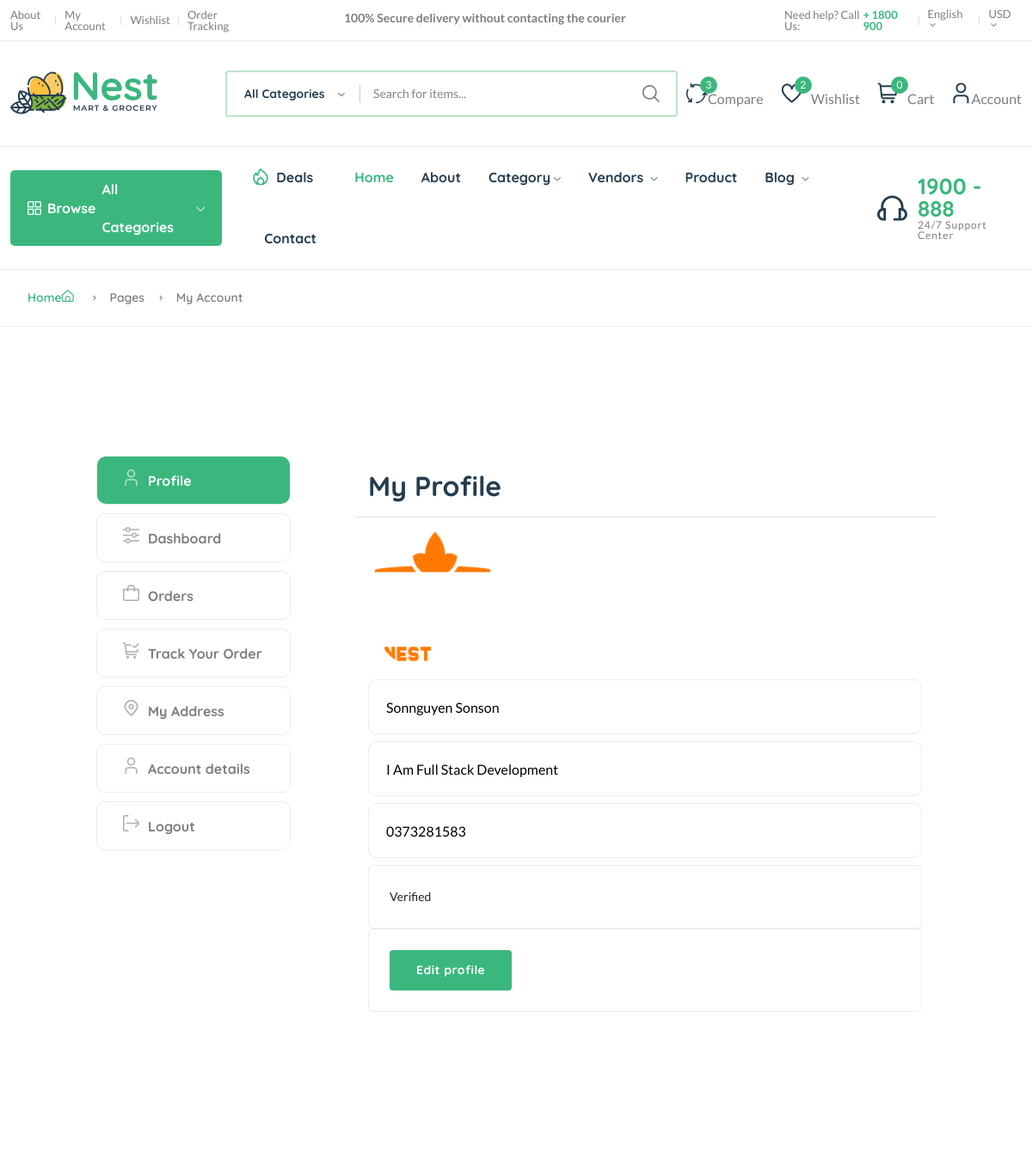
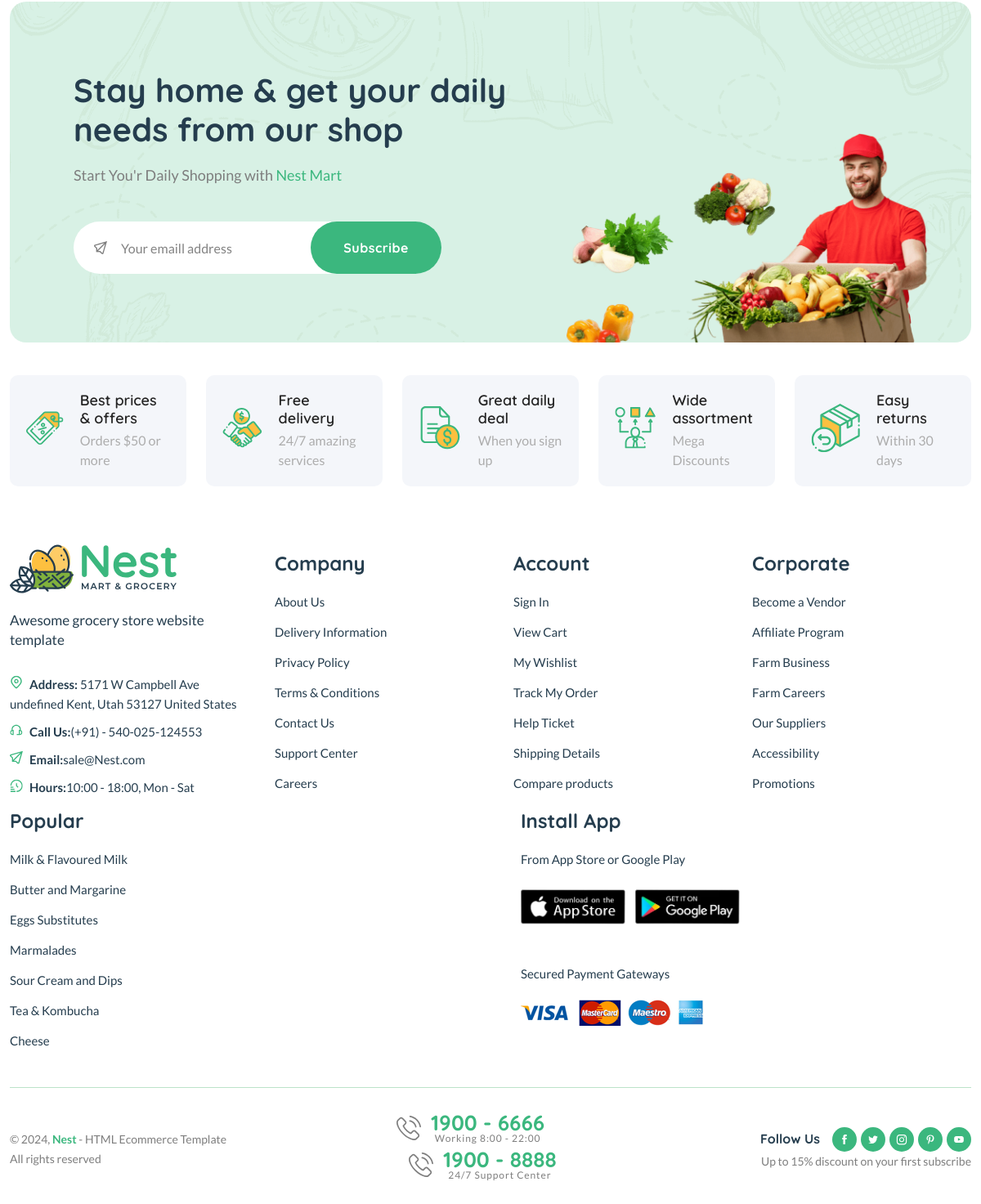
/dashboard/ (signed in), run on the app's committed database (2 pictures, top to bottom).
### userauths/models.py (models this page shows)
class Profile(models.Model):
    user = models.OneToOneField(User,on_delete=models.CASCADE)
    image = models.ImageField(upload_to="image")
    full_name = models.CharField(max_length=200, null=True, blank=True)
    bio = models.CharField(max_length=200, null=True, blank=True)
    phone = models.CharField(max_length=200)
    verified = models.BooleanField(default=False)
    def __str__(self):
        return f"{self.user.username} - {self.full_name} - {self.bio}"

### core/views.py (the view, shortened to what this page needs)
# urls.py: path("dashboard/", views.customer_dashboard,name="dashboard"),
@login_required
def customer_dashboard(request):
    orders_list = CartOrder.objects.filter(user = request.user).order_by("-id")
    address = Address.objects.filter(user = request.user)
    orders = CartOrder.objects.annotate(month= ExtractMonth("order_date")).values("month").annotate(count = Count("id")).values("month","count")
    month = []
    total_orders = []
    for i in orders:
        month.append(calendar.month_name[i['month']])
        total_orders.append(i["count"])
    user_profile  = Profile.objects.get(user = request.user)
    print("user profile",user_profile)
    context = {
        "user_profile":user_profile,
        "orders":orders,
        "orders_list": orders_list,
        "address": address,
        "month": month,
        "total_orders": total_orders,
    }
    return render(request,'core/dashboard.html',context)

### core/context_processor.py (called while the page is built)
def default(request):
    categories = Category.objects.all()
    vendors = Vendor.objects.all()
    min_max_price = Product.objects.aggregate(Min("price"),Max("price"))
    try:
        address = Address.objects.get(user = request.user)
    except:
        address = None
    try:
        wishlist = Wishlist.objects.filter(user = request.user)
    except:
        messages.warning(request,"you need login ")
        wishlist = 0
    return{
        "categories":categories,
        "wishlist":wishlist,
        "address":address,
        "vendors":vendors,
        "min_max_price":min_max_price,
    }

### userauths/models.py (called while the page is built)
    def __str__(self):
        return self.username

### templates/core/dashboard.html (shortened to what this page needs)
{% extends "patials/base.html" %}
 {% load static %}
 {% block content %}
<main class="main pages">
    <div class="page-header breadcrumb-wrap">
        <div class="container">
            <div class="breadcrumb">
                <a href="index.html" rel="nofollow">Home<i class="fi-rs-home mr-5"></i></a>
                <span></span> Pages <span></span> My Account
            </div>
        </div>
    </div>
    <div class="page-content pt-150 pb-150">
        <div class="container">
            <div class="row">
                <div class="col-lg-10 m-auto">
                    <div class="row">
                        <div class="col-md-3">
                            <div class="dashboard-menu">
                                <ul class="nav flex-column" role="tablist">
                                    <li class="nav-item">
                                        <a class="nav-link active" id="profile-tab" data-bs-toggle="tab" href="#dashboard" role="tab" aria-controls="dashboard" aria-selected="false"><i class="fi-rs-user mr-10"></i>Profile</a>
                                    </li>
                                    <li class="nav-item">
                                        <a class="nav-link " id="dashboard-tab" data-bs-toggle="tab" href="#dashboard" role="tab" aria-controls="dashboard" aria-selected="false"><i class="fi-rs-settings-sliders mr-10"></i>Dashboard</a>
                                    </li>
                                    <li class="nav-item">
                                        <a class="nav-link" id="orders-tab" data-bs-toggle="tab" href="#orders" role="tab" aria-controls="orders" aria-selected="false"><i class="fi-rs-shopping-bag mr-10"></i>Orders</a>
                                    </li>
                                    <li class="nav-item">
                                        <a class="nav-link" id="track-orders-tab" data-bs-toggle="tab" href="#track-orders" role="tab" aria-controls="track-orders" aria-selected="false"><i class="fi-rs-shopping-cart-check mr-10"></i>Track Your Order</a>
                                    </li>
                                    <li class="nav-item">
                                        <a class="nav-link" id="address-tab" data-bs-toggle="tab" href="#address" role="tab" aria-controls="address" aria-selected="true"><i class="fi-rs-marker mr-10"></i>My Address</a>
                                    </li>
                                    <li class="nav-item">
                                        <a class="nav-link" id="account-detail-tab" data-bs-toggle="tab" href="#account-detail" role="tab" aria-controls="account-detail" aria-selected="true"><i class="fi-rs-user mr-10"></i>Account details</a>
                                    </li>
                                    <li class="nav-item">
                                        <a class="nav-link" href="page-login.html"><i class="fi-rs-sign-out mr-10"></i>Logout</a>
                                    </li>
                                </ul>
                            </div>
                        </div>
                        <div class="col-md-9">
                            <div class="tab-content account dashboard-content pl-50">
                                <div class="tab-pane fade active show" id="profile" role="tabpanel" aria-labelledby="dashboard-tab">
                                    <div class="card">
                                        <div class="card-header border-bottom">
                                            <h3 class="mb-0">My Profile</h3>
                                        </div>
                                        <div class="card-body">
                                            {% if user_profile.image %}
                                            <span><img src="{{user_profile.image.url}}" style="width:150px;object-fit:cover;border-radius:50%"></span>
                                            {% else %}
                                            <span><img src="{% static '{{assets\imgs\blog\author-1.png}}' %}" style="width:150px;object-fit:cover;border-radius:50%"></span>
                                            {% endif %}
                                            <span><input class="mb-2" type="text" value="{{user_profile.full_name|title}}"></span>
                                            <span><input class="mb-2"  type="text" value="{{user_profile.bio|title}}"></span>
                                            <span><input class="mb-2"  type="text" value="{{user_profile.phone|title}}"></span>
                                            {% if user_profile.verified == True %}
                                            <div class="p-4 border rounded">
                                            <span>Verified</span><span></span>
                                            </div>
                                            {% else %}
                                            <div class="p-4 border rounded">
                                                <i class="fas fa-check"></i>
                                           <span>Not Verified</span><span><i class="fas fa-check-circle"></i></span>
                                           </div>
                                            {% endif %}
                                            <div class="p-4 border rounded">
                                               <a href="{% url 'userauths:profile-update' %}" class="btn btn-success">Edit profile</a>
                                           </div>
                                        </div>
                                    </div>
                                </div>
                            </div>
                        </div>
                    </div>
                </div>
            </div>
        </div>
    </div>
</main>
{% endblock content %}

### data on the page
Profile: image (picture), full_name "Sonnguyen Sonson", bio "I Am Full Stack Development", phone "0373281583"

### other printed values
{{ wishlist.count }} "2"
{{ request.session.cart_data_obj|length }} "0"
